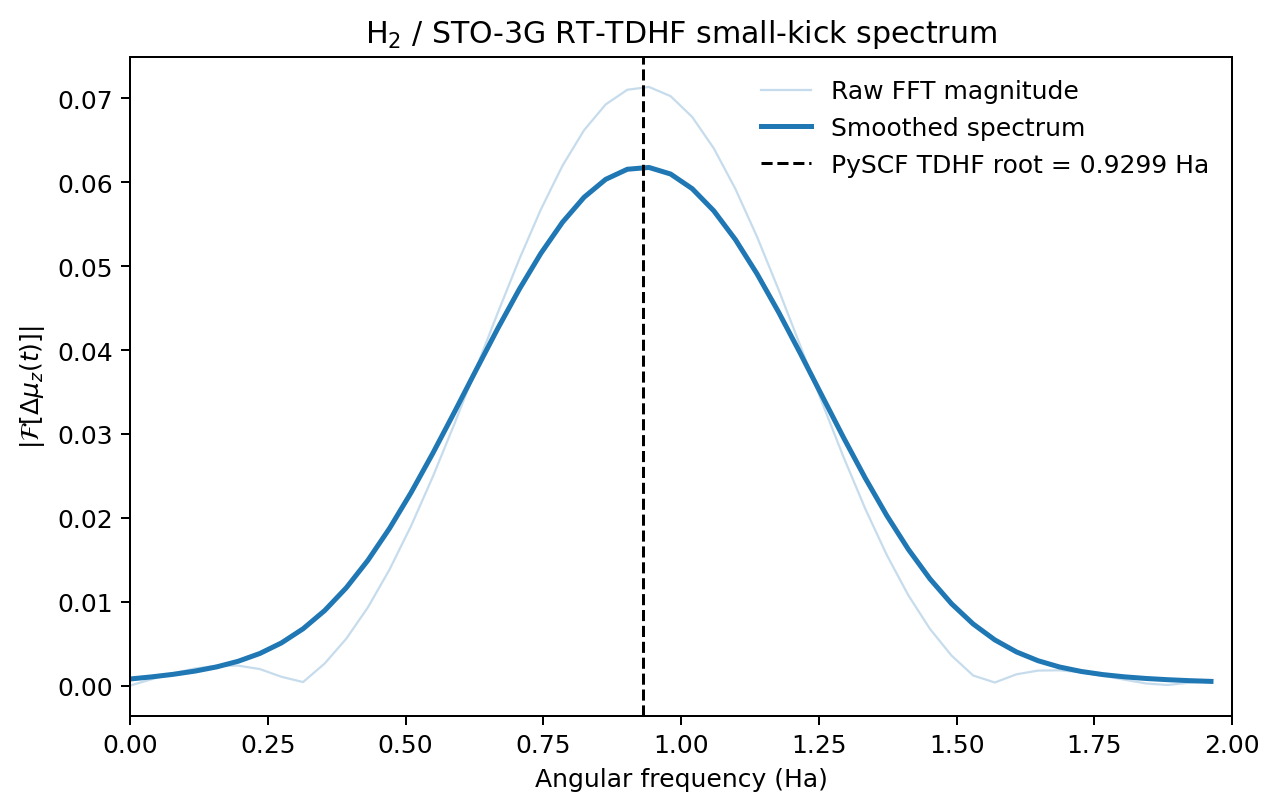

Recreate this plot in Python.
#!/usr/bin/env python3

import numpy as np
import matplotlib

matplotlib.use("Agg")
import matplotlib.pyplot as plt

from pyscf import gto, scf, tdscf

from pyqed.qchem import Molecule, RTTDHF
from pyqed.qchem.hf import RHF


def _gaussian_smooth(y, sigma_bins=3.0):
    radius = max(1, int(np.ceil(4.0 * sigma_bins)))
    x = np.arange(-radius, radius + 1, dtype=float)
    kernel = np.exp(-0.5 * (x / sigma_bins) ** 2)
    kernel /= kernel.sum()
    return np.convolve(y, kernel, mode="same")


def main():
    atom = "H 0 0 0; H 0 0 1.4"

    mol = Molecule(atom=atom, unit="bohr", basis="sto-3g")
    mol.build(driver="gbasis")
    mf = RHF(mol).run()

    pyscf_mol = gto.M(atom=atom, unit="Bohr", basis="sto-3g")
    pyscf_mf = scf.RHF(pyscf_mol).run()
    ref_root = tdscf.TDHF(pyscf_mf).kernel(nstates=1)[0][0]

    dt = 0.02
    nsteps = 1000
    rt = RTTDHF(mf).run(
        dt=dt,
        nsteps=nsteps,
        store_dm=False,
        kick={"strength": 1e-4, "axis": "z"},
    )

    signal = rt.dipoles[:, 2] - rt.dipoles[0, 2]
    window = np.hanning(signal.size)
    nfft = 8 * signal.size

    spectrum = np.abs(np.fft.rfft(signal * window, n=nfft))
    freq = 2.0 * np.pi * np.fft.rfftfreq(nfft, d=dt)
    spectrum_smooth = _gaussian_smooth(spectrum, sigma_bins=4.0)

    mask = freq <= 2.0
    freq = freq[mask]
    spectrum = spectrum[mask]
    spectrum_smooth = spectrum_smooth[mask]

    fig, ax = plt.subplots(figsize=(7.2, 4.6), dpi=180)
    ax.plot(freq, spectrum, lw=0.9, alpha=0.25, color="C0", label="Raw FFT magnitude")
    ax.plot(freq, spectrum_smooth, lw=2.0, color="C0", label="Smoothed spectrum")
    ax.axvline(ref_root, color="k", ls="--", lw=1.2, label=f"PySCF TDHF root = {ref_root:.4f} Ha")
    ax.set_xlim(0.0, 2.0)
    ax.set_xlabel("Angular frequency (Ha)")
    ax.set_ylabel(r"$|\mathcal{F}[\Delta\mu_z(t)]|$")
    ax.set_title(r"H$_2$ / STO-3G RT-TDHF small-kick spectrum")
    ax.legend(frameon=False)
    fig.tight_layout()

    out = "examples/qchem/rttdhf_h2_kick_spectrum.png"
    fig.savefig(out, bbox_inches="tight")
    print(out)
    print(f"PySCF TDHF root = {ref_root:.8f} Ha")


if __name__ == "__main__":
    main()
